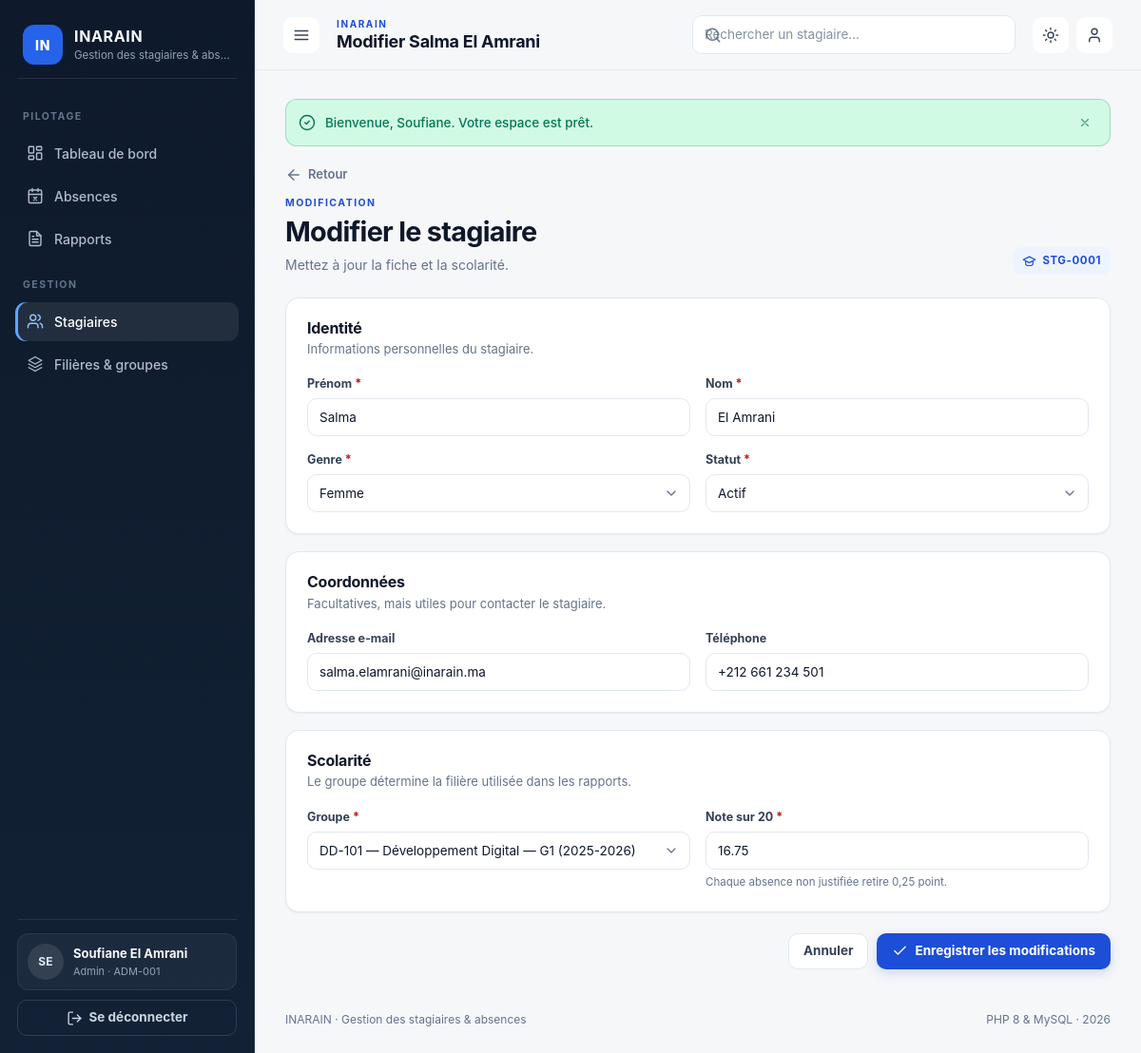
/stagiaires/1/edit (signed in), run on the app's committed database.
### tables this page shows
CREATE TABLE stagiaires (
    id INT UNSIGNED NOT NULL AUTO_INCREMENT,
    code VARCHAR(20) NOT NULL,
    first_name VARCHAR(60) NOT NULL,
    last_name VARCHAR(60) NOT NULL,
    gender ENUM('F', 'M') NOT NULL,
    email VARCHAR(160) NULL DEFAULT NULL,
    phone VARCHAR(30) NULL DEFAULT NULL,
    group_id INT UNSIGNED NOT NULL,
    note DECIMAL(4,2) NOT NULL DEFAULT 20.00,
    status ENUM('active', 'graduated', 'archived') NOT NULL DEFAULT 'active',
    created_at TIMESTAMP NOT NULL DEFAULT CURRENT_TIMESTAMP,
    updated_at TIMESTAMP NOT NULL DEFAULT CURRENT_TIMESTAMP ON UPDATE CURRENT_TIMESTAMP,
    PRIMARY KEY (id),
    UNIQUE KEY uniq_stagiaire_code (code),
    UNIQUE KEY uniq_stagiaire_email (email),
    KEY idx_stagiaire_group (group_id),
    KEY idx_stagiaire_status (status),
    CONSTRAINT fk_stagiaire_group FOREIGN KEY (group_id)
        REFERENCES groupes (id) ON DELETE RESTRICT ON UPDATE CASCADE,
    CONSTRAINT chk_stagiaire_note CHECK (note >= 0 AND note <= 20)
);

CREATE TABLE groupes (
    id INT UNSIGNED NOT NULL AUTO_INCREMENT,
    code VARCHAR(20) NOT NULL,
    label VARCHAR(120) NOT NULL,
    filiere_id INT UNSIGNED NOT NULL,
    academic_year VARCHAR(9) NOT NULL DEFAULT '2025-2026',
    created_at TIMESTAMP NOT NULL DEFAULT CURRENT_TIMESTAMP,
    PRIMARY KEY (id),
    UNIQUE KEY uniq_groupe_code (code),
    KEY idx_groupe_filiere (filiere_id),
    CONSTRAINT fk_groupe_filiere FOREIGN KEY (filiere_id)
        REFERENCES filieres (id) ON DELETE RESTRICT ON UPDATE CASCADE
);

### app/Views/stagiaires/form.php (the view, shortened to what the rows shown need)
<?php
$mode = $mode ?? 'create';
$errors = $errors ?? [];
$stagiaire = $stagiaire ?? [];
$groups = $groups ?? [];
$action = $mode === 'edit' ? url('stagiaires/' . $stagiaire['id']) : url('stagiaires');
$grouped = [];
foreach ($groups as $group) {
    $grouped[$group['filiere_label']][] = $group;
}
$statusLabels = ['active' => 'Actif', 'graduated' => 'Diplômé', 'archived' => 'Archivé'];
$value = static fn (string $key, string $default = ''): string => (string) ($stagiaire[$key] ?? $default);
?>
<section class="page-head">
    <div>
        <a class="back-link" href="<?= e($mode === 'edit' ? url('stagiaires/' . $stagiaire['id']) : url('stagiaires')) ?>"><?= icon('arrow-left') ?> Retour</a>
        <p class="eyebrow"><?= $mode === 'edit' ? 'Modification' : 'Inscription' ?></p>
        <h2><?= $mode === 'edit' ? 'Modifier le stagiaire' : 'Nouveau stagiaire' ?></h2>
        <p class="muted"><?= $mode === 'edit' ? 'Mettez à jour la fiche et la scolarité.' : 'Renseignez l’identité, les coordonnées et le groupe du stagiaire.' ?></p>
    </div>
    <div class="page-actions">
        <span class="code-chip"><?= icon('cap') ?> <?= e($value('code', 'Automatique')) ?></span>
    </div>
</section>
<form action="<?= e($action) ?>" method="post" class="form-page">
    <section class="card">
        <div class="card-head">
            <div>
                <h3>Identité</h3>
                <p class="muted">Informations personnelles du stagiaire.</p>
            </div>
        </div>
        <div class="form-grid">
            <div class="field">
                <label for="first_name">Prénom <span class="required">*</span></label>
                <input id="first_name" name="first_name" type="text" value="<?= old($stagiaire, 'first_name') ?>" autocomplete="given-name" required maxlength="60"<?= isset($errors['first_name']) ? ' aria-invalid="true"' : '' ?>>
            </div>
            <div class="field">
                <label for="last_name">Nom <span class="required">*</span></label>
                <input id="last_name" name="last_name" type="text" value="<?= old($stagiaire, 'last_name') ?>" autocomplete="family-name" required maxlength="60"<?= isset($errors['last_name']) ? ' aria-invalid="true"' : '' ?>>
            </div>
            <div class="field">
                <label for="gender">Genre <span class="required">*</span></label>
                <select id="gender" name="gender" required<?= isset($errors['gender']) ? ' aria-invalid="true"' : '' ?>>
                    <option value="F"<?= $value('gender', 'F') === 'F' ? ' selected' : '' ?>>Femme</option>
                </select>
            </div>
            <div class="field">
                <label for="status">Statut <span class="required">*</span></label>
                <select id="status" name="status" required<?= isset($errors['status']) ? ' aria-invalid="true"' : '' ?>>
                    <?php foreach ($statusLabels as $key => $label): ?>
                        <option value="<?= e($key) ?>"<?= $value('status', 'active') === $key ? ' selected' : '' ?>><?= e($label) ?></option>
                    <?php endforeach; ?>
                </select>
            </div>
        </div>
    </section>
    <section class="card">
        <div class="card-head">
            <div>
                <h3>Coordonnées</h3>
                <p class="muted">Facultatives, mais utiles pour contacter le stagiaire.</p>
            </div>
        </div>
        <div class="form-grid">
            <div class="field">
                <label for="email">Adresse e-mail</label>
                <input id="email" name="email" type="email" value="<?= old($stagiaire, 'email') ?>" autocomplete="email" maxlength="160" placeholder="prenom.nom@inarain.ma"<?= isset($errors['email']) ? ' aria-invalid="true"' : '' ?>>
            </div>
            <div class="field">
                <label for="phone">Téléphone</label>
                <input id="phone" name="phone" type="tel" value="<?= old($stagiaire, 'phone') ?>" autocomplete="tel" maxlength="30" placeholder="+212 6…"<?= isset($errors['phone']) ? ' aria-invalid="true"' : '' ?>>
            </div>
        </div>
    </section>
    <section class="card">
        <div class="card-head">
            <div>
                <h3>Scolarité</h3>
                <p class="muted">Le groupe détermine la filière utilisée dans les rapports.</p>
            </div>
        </div>
        <div class="form-grid">
            <div class="field">
                <label for="group_id">Groupe <span class="required">*</span></label>
                <select id="group_id" name="group_id" required<?= isset($errors['group_id']) ? ' aria-invalid="true"' : '' ?>>
                    <?php foreach ($grouped as $filiereLabel => $filiereGroups): ?>
                        <optgroup label="<?= e($filiereLabel) ?>">
                            <?php foreach ($filiereGroups as $group): ?>
                                <option value="<?= (int) $group['id'] ?>"<?= (int) $value('group_id') === (int) $group['id'] ? ' selected' : '' ?>><?= e($group['code']) ?> — <?= e($group['label']) ?> (<?= e($group['academic_year']) ?>)</option>
                            <?php endforeach; ?>
                        </optgroup>
                    <?php endforeach; ?>
                </select>
            </div>
            <div class="field">
                <label for="note">Note sur 20 <span class="required">*</span></label>
                <input id="note" name="note" type="number" min="0" max="20" step="0.25" value="<?= old($stagiaire, 'note', '20') ?>" required<?= isset($errors['note']) ? ' aria-invalid="true"' : '' ?>>
                <p class="field-hint">Chaque absence non justifiée retire 0,25 point.</p>
            </div>
        </div>
    </section>
    <div class="form-actions">
        <a class="btn btn-ghost" href="<?= e($mode === 'edit' ? url('stagiaires/' . $stagiaire['id']) : url('stagiaires')) ?>">Annuler</a>
        <button class="btn btn-primary" type="submit"><?= icon($mode === 'edit' ? 'check' : 'plus') ?> <?= $mode === 'edit' ? 'Enregistrer les modifications' : 'Créer le stagiaire' ?></button>
    </div>
</form>

### app/Core/Router.php (shortened to what the rows shown need)
<?php
final class Router
{
    private array $routes = [];
    private function add(string $method, string $pattern, callable|array $handler): void
    {
        $this->routes[] = [
            'method' => $method,
            'pattern' => rtrim($pattern, '/') ?: '/',
            'handler' => $handler,
        ];
    }
    public function dispatch(string $method, string $path): void
    {
        $path = rtrim($path, '/') ?: '/';
        foreach ($this->routes as $route) {
            $regex = $this->compile($route['pattern']);
            if (preg_match($regex, $path, $matches) !== 1) {
                continue;
            }
            $params = array_filter(
                $matches,
                static fn (string|int $key): bool => is_string($key),
                ARRAY_FILTER_USE_KEY
            );
            $handler = $route['handler'];
            if (is_array($handler) && is_string($handler[0])) {
                $handler[0] = new $handler[0]();
            }
            call_user_func_array($handler, array_values($params));
            return;
        }
    }
    private function compile(string $pattern): string
    {
        $regex = preg_replace('#\{([a-zA-Z_][a-zA-Z0-9_]*)\}#', '(?P<$1>[^/]+)', $pattern);
        return '#^' . $regex . '$#';
    }
}

### app/Views/layout.php (shortened to what the rows shown need)
<?php
$pageTitle = $pageTitle ?? 'Tableau de bord';
$admin = $admin ?? [];
$flashes = $flashes ?? [];
$appName = (string) config('app.name', 'INARAIN');
$isAdmin = ($admin['role'] ?? '') === 'admin';
?>
<!DOCTYPE html>
<html lang="fr" data-theme="light">
<head>
    <link rel="stylesheet" href="<?= e(asset('css/app.css')) ?>">
</head>
<body>
<div class="app-shell">
    <aside class="sidebar" id="sidebar" aria-label="Navigation principale">
        <a class="brand" href="<?= e(url()) ?>">
            <span class="brand-mark" aria-hidden="true">IN</span>
            <span class="brand-copy">
                <strong><?= e($appName) ?></strong>
                <small><?= e(config('app.tagline', 'Gestion des stagiaires')) ?></small>
            </span>
        </a>
        <nav class="nav">
            <p class="nav-label">Pilotage</p>
            <a class="nav-link<?= is_active('/') ? ' is-active' : '' ?>" href="<?= e(url()) ?>"<?= is_active('/') ? ' aria-current="page"' : '' ?>>
                <?= icon('dashboard') ?><span>Tableau de bord</span>
            </a>
            <a class="nav-link<?= is_active('/absences') ? ' is-active' : '' ?>" href="<?= e(url('absences')) ?>"<?= is_active('/absences') ? ' aria-current="page"' : '' ?>>
                <?= icon('calendar-x') ?><span>Absences</span>
            </a>
            <a class="nav-link<?= is_active('/reports') ? ' is-active' : '' ?>" href="<?= e(url('reports')) ?>"<?= is_active('/reports') ? ' aria-current="page"' : '' ?>>
                <?= icon('file') ?><span>Rapports</span>
            </a>
            <p class="nav-label">Gestion</p>
            <a class="nav-link<?= is_active('/stagiaires') ? ' is-active' : '' ?>" href="<?= e(url('stagiaires')) ?>"<?= is_active('/stagiaires') ? ' aria-current="page"' : '' ?>>
                <?= icon('users') ?><span>Stagiaires</span>
            </a>
            <?php if ($isAdmin): ?>
            <a class="nav-link<?= is_active('/filieres') ? ' is-active' : '' ?>" href="<?= e(url('filieres')) ?>"<?= is_active('/filieres') ? ' aria-current="page"' : '' ?>>
                <?= icon('layers') ?><span>Filières &amp; groupes</span>
            </a>
            <?php endif; ?>
        </nav>
        <div class="sidebar-footer">
            <a class="user-card" href="<?= e(url('profile')) ?>">
                <span class="avatar"><?= e(initials((string) ($admin['first_name'] ?? ''), (string) ($admin['last_name'] ?? ''))) ?></span>
                <span class="user-copy">
                    <strong><?= e(($admin['first_name'] ?? '') . ' ' . ($admin['last_name'] ?? '')) ?></strong>
                    <small><?= e(ucfirst((string) ($admin['role'] ?? 'manager'))) ?> · <?= e((string) ($admin['matricule'] ?? '')) ?></small>
                </span>
            </a>
            <form action="<?= e(url('logout')) ?>" method="post">
                <button class="btn btn-ghost btn-block" type="submit"><?= icon('logout') ?><span>Se déconnecter</span></button>
            </form>
        </div>
    </aside>
    <div class="workspace">
        <header class="topbar">
            <button class="icon-btn menu-toggle" type="button" data-toggle-sidebar aria-label="Ouvrir la navigation" aria-controls="sidebar" aria-expanded="false">
                <?= icon('menu') ?>
            </button>
            <div class="topbar-title">
                <span class="topbar-eyebrow"><?= e($appName) ?></span>
                <h1><?= e($pageTitle) ?></h1>
            </div>
            <form class="topbar-search" action="<?= e(url('stagiaires')) ?>" method="get" role="search">
                <?= icon('search') ?>
                <input id="global-search" type="search" name="search" placeholder="Rechercher un stagiaire…" value="<?= is_active('/stagiaires') ? e((string) request('search')) : '' ?>">
            </form>
            <div class="topbar-actions">
                <button class="icon-btn theme-toggle" type="button" data-toggle-theme aria-label="Changer de thème" aria-pressed="false">
                    <span class="theme-icon theme-icon-light"><?= icon('sun') ?></span>
                </button>
                <a class="icon-btn" href="<?= e(url('profile')) ?>" aria-label="Mon compte"><?= icon('user') ?></a>
            </div>
        </header>
        <main class="main" id="main">
            <?php if ($flashes !== []): ?>
                <div class="flash-stack" role="status" aria-live="polite">
                    <?php foreach ($flashes as $flash): ?>
                        <div class="alert alert-<?= e($flash['type']) ?>" data-dismissible>
                            <?= icon($flash['type'] === 'success' ? 'check-circle' : ($flash['type'] === 'error' ? 'alert' : 'info')) ?>
                            <p><?= e($flash['message']) ?></p>
                            <button class="alert-close" type="button" data-dismiss aria-label="Fermer"><?= icon('x') ?></button>
                        </div>
                    <?php endforeach; ?>
                </div>
            <?php endif; ?>
            <?= $content ?>
        </main>
        <footer class="app-footer">
            <span><?= e($appName) ?> · <?= e(config('app.tagline', '')) ?></span>
            <span>PHP 8 &amp; MySQL · <?= date('Y') ?></span>
        </footer>
    </div>
</div>
</body>
</html>

### data on the page
stagiaires: last_name "SE", last_name "Soufiane El Amrani", code "STG-0001", first_name "Salma", last_name "El Amrani", gender "Femme", status "Actif", email "salma.elamrani@inarain.ma", phone "+212 661 234 501", group_id "DD-101 — Développement Digital — G1 (2025-2026)", note "16.75"

### other printed values
$flash['message'] "Bienvenue, Soufiane. Votre espace est prêt."
